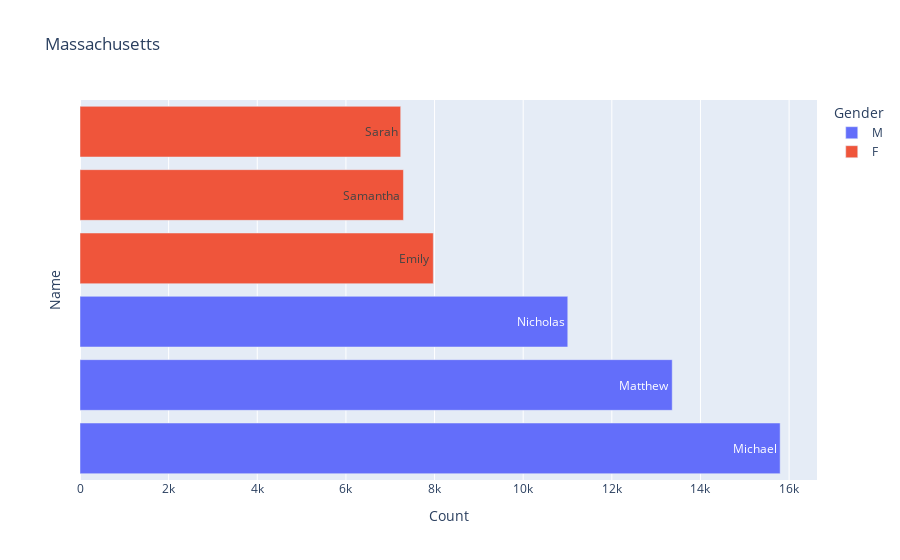

Notebook source saved alongside this figure:
### Code cell
fig = px.bar(dfMA2, x='Count', y='Name', color='Gender', text='Name', orientation='h', title='Massachusetts')
fig.update_yaxes(showticklabels=False)
fig.show()

### Figure 1 — Plotly figure (JSON) as saved in the notebook; plotly's stock layout.template omitted (floating-point values rounded to 4 significant figures)
{"data": [{"alignmentgroup": "True", "hovertemplate": "Gender=M<br>Count=%{x}<br>Name=%{text}<extra></extra>", "legendgroup": "M", "marker": {"color": "#636efa"}, "name": "M", "offsetgroup": "M", "orientation": "h", "showlegend": true, "text": ["Michael", "Matthew", "Nicholas"], "textposition": "auto", "type": "bar", "x": [15798, 13363, 11006], "xaxis": "x", "y": ["Michael", "Matthew", "Nicholas"], "yaxis": "y"}, {"alignmentgroup": "True", "hovertemplate": "Gender=F<br>Count=%{x}<br>Name=%{text}<extra></extra>", "legendgroup": "F", "marker": {"color": "#EF553B"}, "name": "F", "offsetgroup": "F", "orientation": "h", "showlegend": true, "text": ["Emily", "Samantha", "Sarah"], "textposition": "auto", "type": "bar", "x": [7972, 7298, 7236], "xaxis": "x", "y": ["Emily", "Samantha", "Sarah"], "yaxis": "y"}], "layout": {"barmode": "relative", "legend": {"title": {"text": "Gender"}, "tracegroupgap": 0}, "title": {"text": "Massachusetts"}, "xaxis": {"anchor": "y", "domain": [0, 1], "title": {"text": "Count"}}, "yaxis": {"anchor": "x", "domain": [0, 1], "showticklabels": false, "title": {"text": "Name"}}}}
